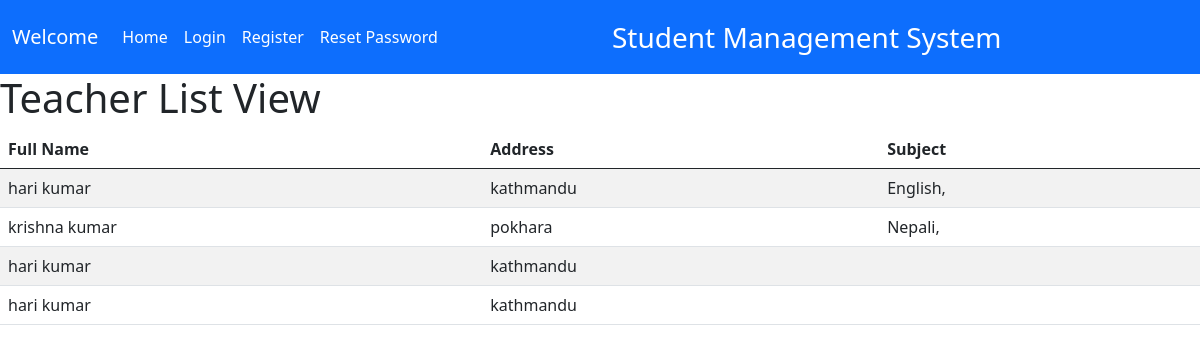
Before: /teacher_list with the older database file.
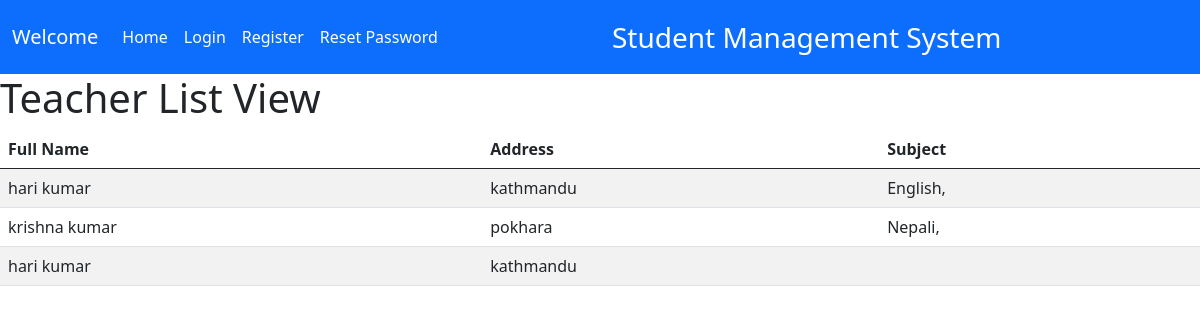
After: the same page with the newer database file.
### student/models.py (models this page shows, shortened)
class Person(models.Model):
    fname = models.CharField(max_length=200,validators=[validators.MinLengthValidator(3)])
    lname = models.CharField(max_length=200,validators=[validators.MinLengthValidator(3)])
    address = models.CharField(max_length=200)
    class Meta:
        abstract = True
    def fullname(self):
        return self.fname+' '+self.lname

class Supervisior(Person,models.Model):
    def get_absolute_url(self):
        return reverse('home')

class Subject(models.Model):
    name = models.CharField(max_length=200, validators=[validators.MinLengthValidator(3),],unique=True)
    teacher = models.ManyToManyField(Supervisior,related_name='enrolled')

### student/views.py (the view)
# urls.py: path('teacher_list',TeacherListView.as_view(),name='teacher_list'),
class TeacherListView(ListView):
    model = Supervisior
    template_name = 'teacher_list.html'

### student/templates/teacher_list.html (shortened to what this page needs)
{% extends 'layout.html' %}
{% block body %}
<h1>Teacher List View</h1>
<table class="table table-striped table-hover">
    <thead>
        <tr>
          <th scope="col">Full Name</th>
          <th scope="col">Address</th>
          <th scope="col">Subject</th>
        </tr>
      </thead>
      <tbody>
          {% for teacher in object_list %}
        <tr>
          <td>{{teacher.fullname}}</td>
          <td>{{teacher.address}}</td>
          <td>{%for t in teacher.enrolled.all %}
              {{t.name}}, {% endfor %}
          </td>
        </tr>
        {% endfor %}
      </tbody>
</table>
{% endblock %}

Changed rows visible on the page:
removed Supervisior: fullname "hari kumar", address "kathmandu"
